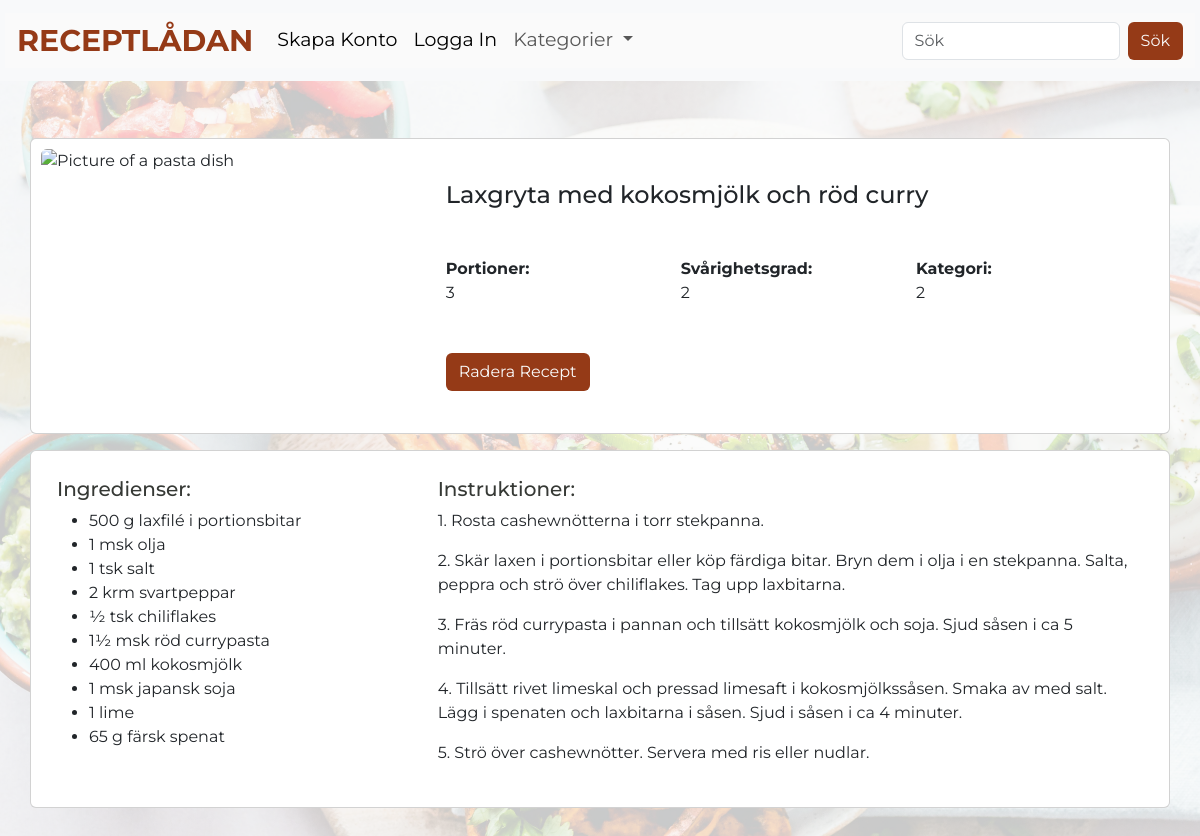
Screenshot of /detail/10 with the database file from the repository.
### main.py (models this page shows)
class Recipe(db.Model):
    id = db.Column(db.Integer, primary_key=True)
    user_id = db.Column(db.Integer, ForeignKey("users.id"))
    title = db.Column(db.String(100))
    ingredients = db.Column(db.Text)
    instruction = db.Column(db.Text)
    portions = db.Column(db.Integer)
    difficulty = db.Column(db.Integer)
    category = db.Column(db.Integer)
    date_posted = db.Column(db.DateTime, default=datetime.utcnow)

### main.py (the view)
@app.route("/detail/<int:id>")
def recipe_detail(id):
    isAuthorized = session.get("Authorized", default=False)
    recipe = Recipe.query.get_or_404(id)
    return render_template(
        "recipe_detail.html", isAuthorized=isAuthorized, recipe=recipe
    )

### templates/recipe_detail.html (shortened to what this page needs)
{% extends "base.html" %}
{% block body %}
<div class="main-recipe">
    <div class="card mb-3">
        <div class="row g-0">
            <div class="col-md-4 h-400">
                <img src="/static/pexels-lisa-fotios-1279330.jpg" alt="Picture of a pasta dish"
                class="img-fluid rounded-start" style="object-fit: cover; height: 100%; width: 100%;">
            </div>
            <div class="col-md-8 p-3">
                <div class="card-body">
                    <div class="flex-grow-1">
                        <h4 class="card-title mb-0">{{ recipe.title }}</h4><br>
                        <br>
                        <div class="row">
                            <div class="col-md-4">
                                <div class="mb-4">
                                    <strong>Portioner:</strong><br>
                                    <p>{{ recipe.portions }}</p>
                                </div>
                            </div>
                            <div class="col-md-4">
                                <div class="mb-4">
                                    <strong>Svårighetsgrad:</strong><br>
                                    {{ recipe.difficulty }}</p>
                                </div>
                            </div>
                            <div class="col-md-4">
                                <div class="mb-4">
                                    <strong>Kategori:</strong><br>
                                    {{ recipe.category }}</p>
                                </div>
                            </div>
                        </div>
                        <div class="float-right">
                            <br>
                            <a href="{{ url_for ('delete_recipe', id=recipe.id) }}"
                                class="btn btn-custom-secondary btn crud-btn-text">Radera Recept</a>
                        </div>
                    </div>
                </div>
            </div>
        </div>
    </div>
    <div class="card mb-3">
        <div class="row">
            <div class="col-md-4">
                <div class="card-body">
                    <h5>Ingredienser:</h5>
                    <ul>
                        {% for ingredient in recipe.ingredients.split('\n') %}
                        <li>{{ ingredient }}</li>
                        {% endfor %}
                    </ul>
                </div>
            </div>
            <div class="col-md-8">
                <div class="card-body">
                    <h5>Instruktioner:</h5>
                    {% for step in recipe.instruction.split('\n') %}
                    <p>{{ step }}</p>
                    {% endfor %}
                </div>
            </div>
        </div>
    </div>
</div>
</div>
{% endblock %}

### templates/base.html (shortened to what this page needs)
<!DOCTYPE html>
<html lang="en">
  <head>
    <link
      href="https://cdn.jsdelivr.net/npm/bootstrap@5.3.2/dist/css/bootstrap.min.css"
      rel="stylesheet"
    />
    <link
      rel="stylesheet"
      href="{{ url_for('static', filename='css/main.css') }}"
    />
  </head>
  <body>
    <nav class="navbar navbar-expand-lg bg-body-tertiary">
      <div class="container-fluid">
        <a class="navbar-brand" href="{{ url_for('home') }}">RECEPTLÅDAN</a>
        <div class="collapse navbar-collapse" id="navbarSupportedContent">
          <ul class="navbar-nav me-auto mb-2 mb-lg-0">
            <li class="nav-item">
              <a
                class="nav-link active unauthorized"
                aria-current="page"
                href="{{ url_for('sign_up') }}"
                >Skapa Konto</a
              >
            </li>
            <li class="nav-item">
              <a
                class="nav-link active unauthorized"
                aria-current="page"
                href="{{ url_for('sign_in') }}"
                >Logga In</a
              >
            </li>
            <li class="nav-item dropdown">
              <a
                class="nav-link dropdown-toggle"
                href="#"
                role="button"
                data-bs-toggle="dropdown"
                aria-expanded="false"
              >
                Kategorier
              </a>
            </li>
          </ul>
          <form class="d-flex" role="search">
            <input
              class="form-control me-2"
              type="search"
              placeholder="Sök"
              aria-label="Search"
            />
            <button class="btn" type="submit">Sök</button>
          </form>
        </div>
      </div>
    </nav>
    <div class="hero">{% block body %} {% endblock %}</div>
  </body>
</html>

### static/css/main.css (style rules this page uses)
body { background-color: #fafafa; font-family: "Montserrat", sans-serif; color: #363935; }
h1, h2, h3, h4, h5 { color: #363935; }
.hero { position: relative; height: 100vh; width: 100%; display: flex; align-items: center; justify-content: center; }
.hero::before { content: ""; background-image: url("/static/pexels-ella-olsson-1640772.jpg"); background-size: cover; position: absolute; top: 0px; right: 0px; bottom: 0px; left: 0px; opacity: 0.2; }
.container-fluid { background-color: #fafafa; font-size: 20px; margin: 5px; font-size: 19px; }
.navbar { z-index: 1000; }
.navbar-brand { font-size: 30px; font-weight: bold; color: #953a17; }
.btn { background-color: #953a17; color: #fafafa; }
.btn-custom-secondary { text-align: right; }
.card { margin-right: 30px; margin-left: 30px; padding: 10px; }

### rows the page displays
Recipe: title "Laxgryta med kokosmjölk och röd curry", portions "3", difficulty "2", category "2"

### other values shown
{{ ingredient }} "500 g laxfilé i portionsbitar" "1 msk olja" "1 tsk salt" "2 krm svartpeppar" "½ tsk chiliflakes" "1½ msk röd currypasta" "400 ml kokosmjölk" "1 msk japansk soja" "1 lime" "65 g färsk spenat"
{{ step }} "1. Rosta cashewnötterna i torr stekpanna." "2. Skär laxen i portionsbitar eller köp färdiga bitar. Bryn dem i olja i en stekpanna. Salta, peppra och strö över chiliflakes. Tag upp laxbitarna." "3. Fräs röd currypasta i pannan och tillsätt kokosmjölk och soja. Sjud såsen i ca 5 minuter." "4. Tillsätt rivet limeskal och pressad limesaft i kokosmjölkssåsen. Smaka av med salt. Lägg i spenaten och laxbitarna i såsen. Sjud i såsen i ca 4 minuter." "5. Strö över cashewnötter. Servera med ris eller nudlar."
